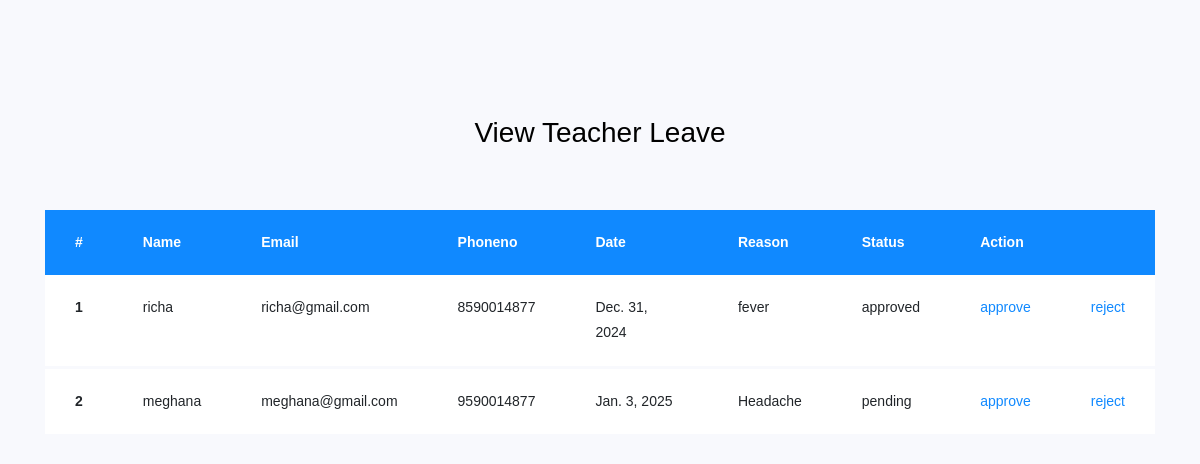
/teacherleave/, run on the app's committed database.
### myapp/models.py (models this page shows, shortened)
class leave(models.Model):
    teacher=models.CharField(max_length=50,null=True)
    name=models.CharField(max_length=50)
    email=models.CharField(max_length=50)
    phoneno=models.CharField(max_length=50)
    date=models.DateField(max_length=50)
    reason=models.CharField(max_length=50)
    status=models.CharField(max_length=50,default='pending')

### myapp/views.py (the view)
# urls.py: path("teacherleave/",views.teacherleave),
def teacherleave(request):
    tchrleave=leave.objects.filter()
    return render(request,"viewteacherleave.html",{'tchrleave':tchrleave})

### myapp/templates/viewteacherleave.html (shortened to what this page needs)
<!doctype html>
{% load static %}
<html lang="en">
  <head>
	<link rel="stylesheet" href="https://stackpath.bootstrapcdn.com/font-awesome/4.7.0/css/font-awesome.min.css">
	<link rel="stylesheet" href="{% static 'students/css/style.css' %}">
	</head>
	<body>
	<section class="ftco-section">
		<div class="container">
			<div class="row justify-content-center">
				<div class="col-md-6 text-center mb-5">
					<h2 class="heading-section">View Teacher Leave</h2>
				</div>
			</div>
			<div class="row">
				<div class="col-md-12">
					<div class="table-wrap">
						<table class="table">
						  <thead class="thead-primary">
						    <tr>
						      <th>#</th>
						      <th>Name</th>
								<th>Email</th>
						      <th>Phoneno</th>
						      <th>Date</th>
								<th>Reason</th>
						      <th>Status</th>
								<th>Action</th>
								<th></th>
						    </tr>
						  </thead>
						  <tbody>
						  {% for i in tchrleave %}
						    <tr>
						      <th scope="row">{{forloop.counter}}</th>
						      <td>{{i.name}}</td>
						      <td>{{i.email}}</td>
						      <td>{{i.phoneno}}</td>
								<td>{{i.date}}</td>
						      <td>{{i.reason}}</td>
								<td>{{i.status}}</td>
								<td><a href="/app_tchr/{{i.id}}/" >approve</a></td>
								<td><a href="/rej_tchr/{{i.id}}/" >reject</a></td>
						    </tr>
						    {% endfor %}
						  </tbody>
						</table>
					</div>
				</div>
			</div>
		</div>
	</section>
	</body>
</html>

### data on the page
leave: name "richa", email "richa@gmail.com", phoneno "8590014877", date "Dec. 31, 2024", reason "fever", status "approved"
leave: name "meghana", email "meghana@gmail.com", phoneno "9590014877", date "Jan. 3, 2025", reason "Headache", status "pending"
